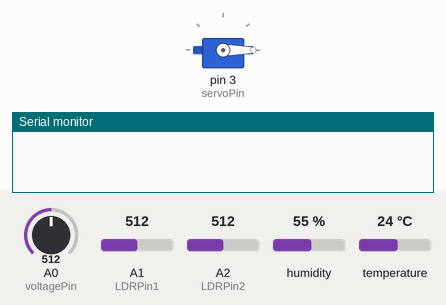
This sketch was run on a simulated Arduino Uno, built with avr-gcc and run on an emulated ATmega328P. On the bench: servo, the last lines printed to the serial monitor. The inputs (shaded band) are chosen by the test bench; at power-on: A1 (LDRPin1) = 512, A0 (voltagePin) = 512, A2 (LDRPin2) = 512, humidity 55 %, temperature 24 °C.

Above: at 0.1 s.
At 5.4 s:
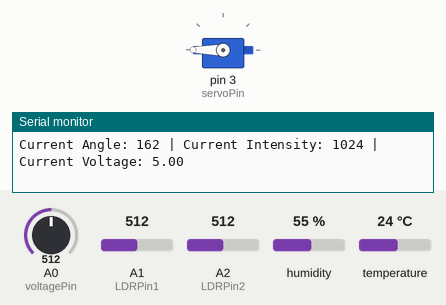
5.5 s: A1 (LDRPin1) set to 529
At 6.0 s:
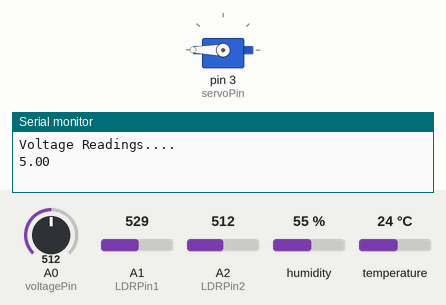
Timing chart, 0 to 8.5 s (numbered marks = the images above; inputs shaded):
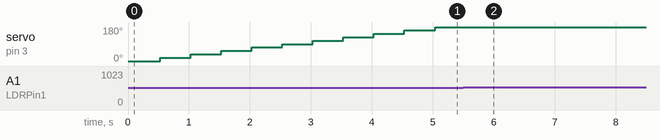

The sketch:

panel-controller.ino
```cpp
// **********************************************************
//  Include libraries and define constants
// **********************************************************
#include <dht.h>
#include <Servo.h>
#include <ArduinoJson.h>
#include <SoftwareSerial.h>

#define RXPin 10
#define TXPin 11
#define dhtPin 7
#define servoPin 3
#define LDRPin1 A1
#define LDRPin2 A2
#define voltagePin A0

SoftwareSerial ArduinoSerial(RXPin, TXPin);
#include "trait.h"

// **********************************************************
//  Define variables
// **********************************************************
dht dht;
Servo servo;
int runtime = 15;
SolarPanel panel;

// **********************************************************
//  Define the set up method
// **********************************************************
void setup() {
    Serial.begin(115200);
    ArduinoSerial.begin(9600);
    servo.attach(servoPin);
    pinMode(LDRPin1, INPUT);
    pinMode(LDRPin2, INPUT);
    pinMode(voltagePin, INPUT);
}

// **********************************************************
//  Define the loop method
// **********************************************************
void loop() {
    // -------------------------------------------------------
    // Variable Definitions
    // -------------------------------------------------------
    float voltage = 0.0;
    float totalVoltage = 0;
    int voltageCounter = 0;
    int voltageLoops = runtime;

    int chk = dht.read11(dhtPin);

    panel.position = 0.00;
    panel.power = 0.00;
    panel.energy = 0.00;
    panel.voltage = 0.00;
    panel.intensity = 0.00;

    // -------------------------------------------------------
    // Handle versatile mode of the panel
    // -------------------------------------------------------
    for (int angle = 0; angle <= 180; angle += 18) {
        servo.write(angle);
        delay(500);

        int totalIntensity = analogRead(LDRPin1) + analogRead(LDRPin2);
        voltage = analogRead(voltagePin) / 1023.0 * 5.0 * 2.0;

        if (panel.intensity < totalIntensity ) {
            panel.intensity = totalIntensity;
            panel.position = angle;
            panel.voltage = voltage;
        }
        Serial.println("Current Angle: " + (String) angle + " | Current Intensity: " +  (String)totalIntensity + " | Current Voltage: " + (String)voltage);
    }

    // Write the current position
    servo.write(panel.position);

    // -------------------------------------------------------
    // Collect voltage readings...
    // ------------------------------------------------------
    Serial.println("Voltage Readings....");
    for (int i = 0; i < voltageLoops; i++) {
        voltage = analogRead(voltagePin) / 1023.0 * 5.0 * 2.0;
        Serial.println(voltage);
        totalVoltage += voltage;
        voltageCounter++;
        delay(1000);
    }

    // -------------------------------------------------------
    // Calculate the amount of energy collected
    // -------------------------------------------------------
    totalVoltage = totalVoltage / voltageCounter;
    panel.voltage = totalVoltage;
    panel.power = panel.voltage * 0.2;
    panel.energy = panel.power * runtime;

    // -------------------------------------------------------
    // Generate JSON to send to server and pass it to node MCU
    // -------------------------------------------------------
    generateSerialJSON("angle", (String)panel.position, 1);
    generateSerialJSON("voltage", (String)panel.voltage);
    generateSerialJSON("power", (String)panel.power);
    generateSerialJSON("energy",(String)panel.energy);
    generateSerialJSON("runtime", (String)runtime);
    ArduinoSerial.print("\n");
    Serial.println("\n}");
    delay(1000);
}
```

trait.h
```cpp
class SolarPanel {
    public:
        float power = 0.00;
        float energy = 0.00;
        float voltage = 0.00;
        float position = 0.00;
        float intensity = 0.00;
};

// **********************************************************
//  Parse a JSON Object
// **********************************************************
JsonObject& parseJson(const size_t bufferSize, String JSON) {
    DynamicJsonBuffer jsonBuffer(bufferSize);
    return jsonBuffer.parseObject(JSON);
}

// **********************************************************
//  Check if string is numeric
// **********************************************************
bool isNumeric(String str) {
    for (byte i = 0; i < str.length(); i++) {
        if (!isDigit(str.charAt(i)) && str.charAt(i) != '.' ) {
            return false;
        }
    }
    return true;
}

// **********************************************************
//  Generate JSON for Serial
// **********************************************************
JsonObject& getConfigurations() {
    // Wait for configurations from the server
    Serial.print("Waiting");
    String buffer = "";

    while (!ArduinoSerial.available()) {
        Serial.print(".");
        delay(1000);
    }

    while (true) {
        if (ArduinoSerial.available()) {
            if (ArduinoSerial.read() == '\n') {
                Serial.println("");
                Serial.println(buffer);
                return parseJson(JSON_OBJECT_SIZE(2) + 10 + 10, buffer);
            } else {
                Serial.print(".");
                buffer += ArduinoSerial.readString();
            }
        }
    }
}

// **********************************************************
//  Receive settings
// **********************************************************
// void set() {
//     mode = 0;
//     runtime = 0;
//     while (mode == 0 || runtime == 0) {
//         JsonObject& root = getConfigurations();
//         mode = root["m"];
//         runtime = root["r"];
//         Serial.println(mode);
//         Serial.println(runtime);
//         delay(1000);
//     }
// }

// **********************************************************
//  Check for serial request
// **********************************************************
// int checkSerial() {
//     Serial.println("Checking Serial for incoming connection....");
//     String buffer = "";
//     while (ArduinoSerial.available() > 0) {
//         if (ArduinoSerial.read() == '\n') {
//             Serial.print(buffer);
//         } else {
//             int oldMode = mode;
//             int oldRuntime = runtime;
//             buffer += ArduinoSerial.readString();
//             JsonObject& root = parseJson(JSON_OBJECT_SIZE(2) + 10 + 10, buffer);
//             mode = root["m"];
//             runtime = root["r"];
//             if(mode == 0 || runtime == 0) {
//                 mode = oldMode;
//                 runtime = oldRuntime;
//                 return 0;
//             } else if(mode == oldMode || runtime == oldRuntime ) return 0;
//             Serial.println((String) mode + " " + (String) runtime);
//             return 1;
//         }
//     }
//     return 0;
// }

// **********************************************************
//  Generate JSON for Serial
// **********************************************************
void generateSerialJSON(String key, String value, int state = 0) {
    String data;
    if (state == 1) data = " {\"" + key + "\":" + value + ",";
    else data = " \"" + key + "\":" + value + ",";

    Serial.print(data);
    ArduinoSerial.print(data);
    delay(1000);
}
```

Measured:
- after the input at 5.5 s, servo on pin 3 (servoPin): stays 180° (without the input it goes to 0° after 0.04 s)
